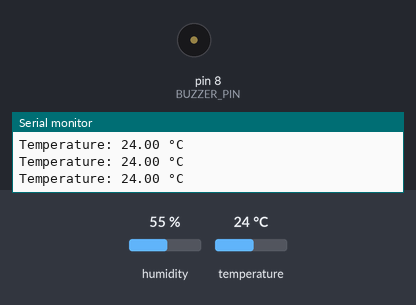
Bench run of a sketch on a simulated Arduino Uno, built with avr-gcc and run on an emulated ATmega328P. Parts: buzzer (waves = sounding, pin HIGH), the last lines printed to the serial monitor. Inputs (shaded band) come from the test bench; at power-on: temperature 24 °C, humidity 55 %.

Above: at 2.8 s.
2.9 s: temperature set to 34 °C
5.6 s: temperature set to 37 °C
At 6.4 s:
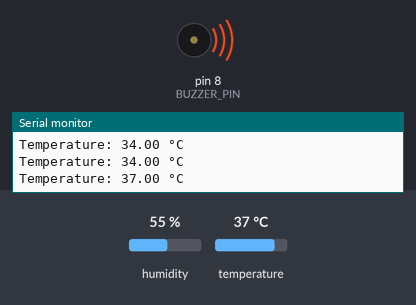
8.3 s: temperature set to 12 °C
At 11.2 s:
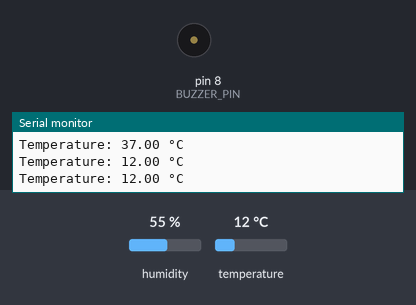
11.6 s: temperature set to 41 °C
At 12.4 s:
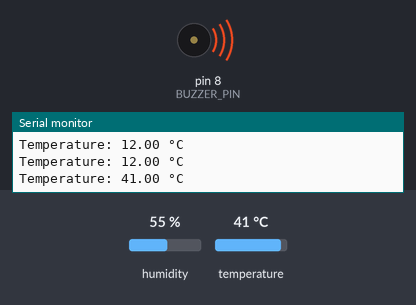
Timing chart, 0 to 14.6 s (numbered marks = the images above; inputs shaded):
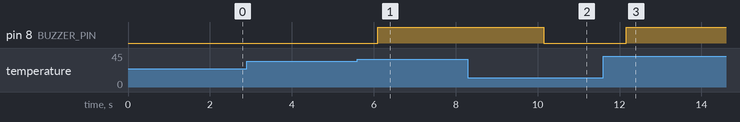

Measured:
- the behaviour switches between 35 and 36 °C on temperature (found by bisection; images 0 and 1)
- after the input at 5.6 s, pin 8 (BUZZER_PIN): LOW → HIGH after 0.50 s
- after the input at 8.3 s, pin 8 (BUZZER_PIN): HIGH → LOW after 1.8 s
- after the input at 11.6 s, pin 8 (BUZZER_PIN): LOW → HIGH after 0.57 s

The sketch:

Alarm_Temp_DHT11_Task220.ino
```cpp
/*
  Critical Temperature Alarm with DHT11 and Buzzer
  ------------------------------------------------
  Description:
  This Arduino program implements a critical temperature alarm system using a DHT11 sensor
  and an active buzzer.

  - The system continuously reads the ambient temperature from the DHT11 sensor.
  - If the temperature rises above 35 °C, the buzzer is activated to signal a critical condition.
  - The buzzer remains active until the temperature drops below 34 °C, at which point it is turned off.
  - This ON/OFF difference is called hysteresis, and it prevents the buzzer from flickering
    when the temperature is close to the threshold.
  - The program also prints the current temperature readings to the Serial Monitor.
  - If the sensor fails to provide a valid reading, an error message is displayed.
*/

#include <DHT.h>

#define DHTPIN 2       // DATA pin of DHT02
#define DHTTYPE DHT11  // Sensor type
#define BUZZER_PIN 8   // Active buzzer pin

const float THRESHOLD_ON  = 35.0;  // Temperature to activate alarm
const float THRESHOLD_OFF = 34.0;  // Temperature to deactivate alarm

DHT dht(DHTPIN, DHTTYPE);
bool alarmActive = false;

void setup() {
  pinMode(BUZZER_PIN, OUTPUT);
  digitalWrite(BUZZER_PIN, LOW);
  Serial.begin(9600);
  dht.begin();
}

void loop() {
  // Read temperature with NAN handling
  float t = dht.readTemperature(); // °C
  if (isnan(t)) {
    Serial.println("Error reading DHT11");
    delay(1000);
    return;
  }

  Serial.print("Temperature: ");
  Serial.print(t);
  Serial.println(" °C");

  // Hysteresis logic to avoid buzzer flickering near the threshold
  if (!alarmActive && t > THRESHOLD_ON) {
    alarmActive = true;
    digitalWrite(BUZZER_PIN, HIGH); // Turn buzzer ON
  } else if (alarmActive && t < THRESHOLD_OFF) {
    alarmActive = false;
    digitalWrite(BUZZER_PIN, LOW);  // Turn buzzer OFF
  }

  delay(1000); // DHT11 recommends ~1s between readings
}
```
